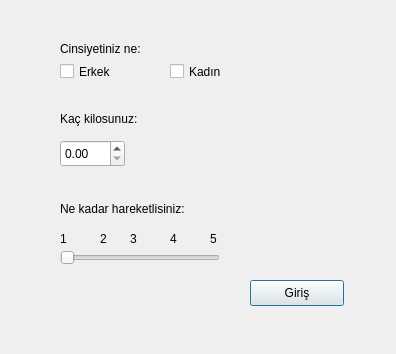
<?xml version="1.0" encoding="UTF-8"?>
<ui version="4.0">
 <class>Dialog</class>
 <widget class="QDialog" name="Dialog">
  <property name="geometry">
   <rect>
    <x>0</x>
    <y>0</y>
    <width>396</width>
    <height>354</height>
   </rect>
  </property>
  <property name="windowTitle">
   <string>Dialog</string>
  </property>
  <widget class="QPushButton" name="btnLogin">
   <property name="geometry">
    <rect>
     <x>250</x>
     <y>280</y>
     <width>94</width>
     <height>26</height>
    </rect>
   </property>
   <property name="text">
    <string>Giriş</string>
   </property>
  </widget>
  <widget class="QLabel" name="label_gender">
   <property name="geometry">
    <rect>
     <x>60</x>
     <y>40</y>
     <width>111</width>
     <height>18</height>
    </rect>
   </property>
   <property name="text">
    <string>Cinsiyetiniz ne:</string>
   </property>
  </widget>
  <widget class="QLabel" name="label_weight">
   <property name="geometry">
    <rect>
     <x>60</x>
     <y>110</y>
     <width>111</width>
     <height>18</height>
    </rect>
   </property>
   <property name="text">
    <string>Kaç kilosunuz:</string>
   </property>
  </widget>
  <widget class="QLabel" name="label_activity">
   <property name="geometry">
    <rect>
     <x>60</x>
     <y>200</y>
     <width>171</width>
     <height>18</height>
    </rect>
   </property>
   <property name="text">
    <string>Ne kadar hareketlisiniz:</string>
   </property>
  </widget>
  <widget class="QDoubleSpinBox" name="spinBox_weight">
   <property name="geometry">
    <rect>
     <x>60</x>
     <y>140</y>
     <width>65</width>
     <height>27</height>
    </rect>
   </property>
  </widget>
  <widget class="QSlider" name="slider_activity">
   <property name="geometry">
    <rect>
     <x>60</x>
     <y>250</y>
     <width>160</width>
     <height>16</height>
    </rect>
   </property>
   <property name="orientation">
    <enum>Horizontal</enum>
   </property>
  </widget>
  <widget class="QCheckBox" name="checkbox_male">
   <property name="geometry">
    <rect>
     <x>60</x>
     <y>60</y>
     <width>91</width>
     <height>23</height>
    </rect>
   </property>
   <property name="text">
    <string>Erkek</string>
   </property>
  </widget>
  <widget class="QCheckBox" name="checkbox_female">
   <property name="geometry">
    <rect>
     <x>170</x>
     <y>60</y>
     <width>91</width>
     <height>23</height>
    </rect>
   </property>
   <property name="text">
    <string>Kadın</string>
   </property>
  </widget>
  <widget class="QLabel" name="label_1">
   <property name="geometry">
    <rect>
     <x>60</x>
     <y>230</y>
     <width>16</width>
     <height>18</height>
    </rect>
   </property>
   <property name="text">
    <string>1</string>
   </property>
  </widget>
  <widget class="QLabel" name="label_5">
   <property name="geometry">
    <rect>
     <x>210</x>
     <y>230</y>
     <width>16</width>
     <height>18</height>
    </rect>
   </property>
   <property name="text">
    <string>5</string>
   </property>
  </widget>
  <widget class="QLabel" name="label_3">
   <property name="geometry">
    <rect>
     <x>130</x>
     <y>230</y>
     <width>16</width>
     <height>18</height>
    </rect>
   </property>
   <property name="text">
    <string>3</string>
   </property>
  </widget>
  <widget class="QLabel" name="label_4">
   <property name="geometry">
    <rect>
     <x>170</x>
     <y>230</y>
     <width>16</width>
     <height>18</height>
    </rect>
   </property>
   <property name="text">
    <string>4</string>
   </property>
  </widget>
  <widget class="QLabel" name="label_2">
   <property name="geometry">
    <rect>
     <x>100</x>
     <y>230</y>
     <width>16</width>
     <height>18</height>
    </rect>
   </property>
   <property name="text">
    <string>2</string>
   </property>
  </widget>
 </widget>
 <resources/>
 <connections/>
</ui>
